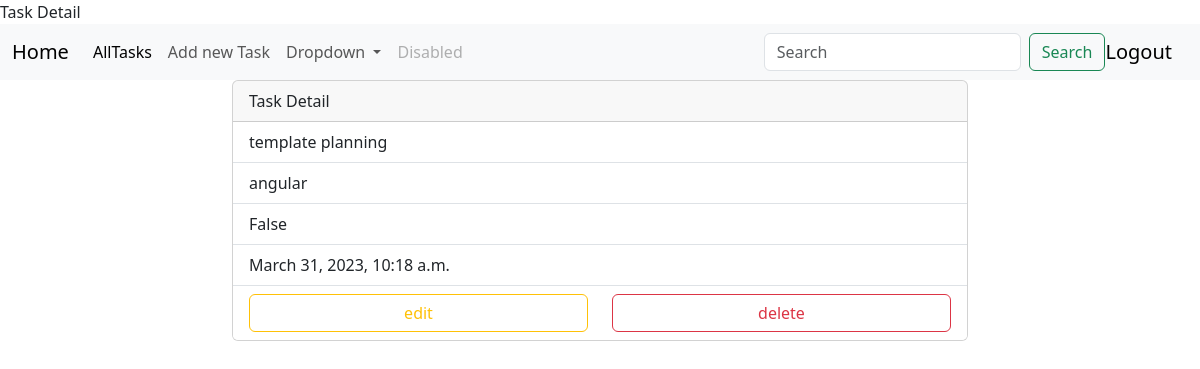
The page /tasks/4/ (signed in) on the database its author committed.
### task/models.py (models this page shows, shortened)
class Tasks(models.Model):
    task_name=models.CharField(max_length=200)
    user=models.ForeignKey(User, on_delete=models.CASCADE)
    status=models.BooleanField(default=False)
    created_date=models.DateTimeField(auto_now_add=True)

### task/views.py (the view)
# urls.py: path('tasks/<int:pk>/',views.TaskDetailView.as_view(),name="task-detail"),
@method_decorator(signin_required,name='dispatch')
class TaskDetailView(View):
    model=Tasks
    template_class="task-detail.html"
    def get(self,request,*args,**kwargs):
        id=kwargs.get("pk")
        qs=self.model.objects.get(id=id)
        return render(request,self.template_class,{"task":qs})

### task/views.py (called while the page is built)
def signin_required(fn):
    def wrapper(request,*args,**kwargs):
        if not request.user.is_authenticated:
            messages.error(request,'you have to login to perform this action')
            return redirect("signin")
        return fn(request,*args,**kwargs)
    return wrapper

### task/templates/task-detail.html (shortened to what this page needs)
{%extends 'base.html' %}
{%block body_block%}
<div class="row">
    <div class="col-2"></div>
    <div class="col-8">
        <div class="card" style="width: 100%;">
            <div class="card-header">
              Task Detail
            </div>
            <ul class="list-group list-group-flush">
                <li class="list-group-item">{{task.task_name}}</li>
              <li class="list-group-item">{{task.user}}</li>
              <li class="list-group-item">{{task.status}}</li>
              <li class="list-group-item">{{task.created_date}}</li>
              <li class="list-group-item">
                <div class="row">
                    <div class="col-6">
                        <a href="{%url 'task-edit' task.id %}" class="btn btn-outline-warning form-control">edit</a>
                    </div>
                    <div class="col-6">
                        <a href="{%url 'task-delete' task.id%}" class="btn btn-outline-danger form-control">delete</a>
                    </div>
                </div>
              </li>
            </ul>
          </div>
    </div>
    <div class="col-2"></div>
</div>
{%endblock%}

### rows shown on the page
Tasks: task_name "template planning", user "angular", status "False", created_date "March 31, 2023, 10:18 a.m."
